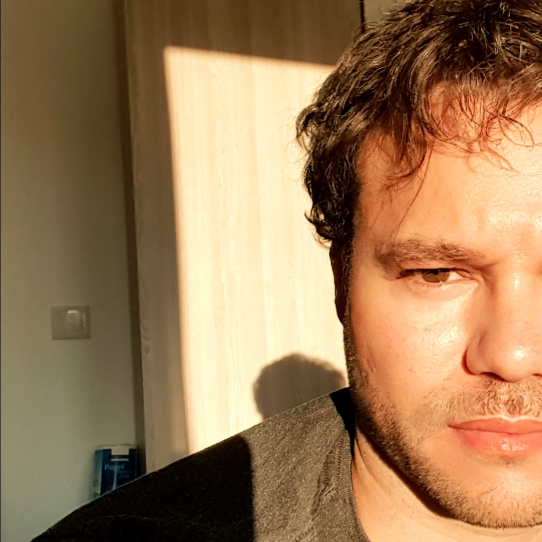
#> input picture junior.jpg, 1084 x 1084 px, found by its file name (shown at 1/2 size)
$ jupyter execute --allow-errors 'Live Code, Satellite Example Part A-Copy1.ipynb'   (shell and % lines are left out)
#> lines starting #> are read from the running program, lines starting #| are printed output that depends on the picture; after the words box and inside, x2 and y2 are one past the last pixel; in counts of white or black regions, pixels touching at a corner belong together
# loading the libraries we need: numpy, scipy, matplotlib

[cell 1]

import numpy as np
from scipy import misc
import matplotlib.pyplot as plt

from skimage import data, io, filters
import imageio

photo_data = imageio.imread('junior.JPG')
#> photo_data is the input picture: shape (1084, 1084, 3); mean R, G, B 157, 122.8, 86.7

type(photo_data)

[cell 2]
plt.figure(figsize=(3,3))
plt.imshow(photo_data)

[cell 3]
photo_data.shape

print(photo_data)
#> (printed output is left out)

[cell 4]
photo_data.size
#> Out = 3525168

[cell 5]
photo_data.min(),photo_data.max()
#> Out = (0, 255)
#maximo e minimo valor

[cell 6]
# media do data pixel
photo_data.mean()
#> Out = 122.2

[cell 7]
photo_data[150,250]

#> (the rest of this cell did not finish here and is left out)

[cell 8]
photo_data[150,250,1]
#> Out = 31
# 1 corresponde a 166 que é a posição 1 no array photo_data

[cell 9]
photo_data[150,250]=0
#> photo_data: shape (1084, 1084, 3); under 0.01% of pixels changed, all inside (x1, y1, x2, y2) = (250, 150, 251, 151)
plt.figure(figsize=(3,3))
plt.imshow(photo_data)

[cell 10]
photo_data = imageio.imread('junior.JPG')

photo_data[200:300, 600: ,1]=250

photo_data[500:600, 600: ,2]=250

photo_data[800:900, 600: ,0]=250

plt.figure(figsize=(3,3))
plt.imshow(photo_data)

#podemos ver um aumento significante do valor do verde
#na posição 200:300
# se alteramos para 2 passa a ser azul
# zero passa para vermelho
# se eu altera 255 para 0 isso retiraria a cor em questão, ressaltando as demais

[cell 11]
photo_data = imageio.imread('junior.JPG')

photo_data[200:300, : ]=255 #todas as cores são intensificadas
plt.figure(figsize=(3,3))
plt.imshow(photo_data)

[cell 12]
photo_data = imageio.imread('junior.JPG')

photo_data[200:300, : ]=0 #todas as cores são reduzidas a zero
plt.figure(figsize=(3,3))
plt.imshow(photo_data)

# pick all pixels with low values

[cell 13]
photo_data = imageio.imread('junior.JPG')

print("shape of photo_data: ", photo_data.shape)
#| shape of photo_data:  (1084, 1084, 3)
low_value_filter = photo_data < 50
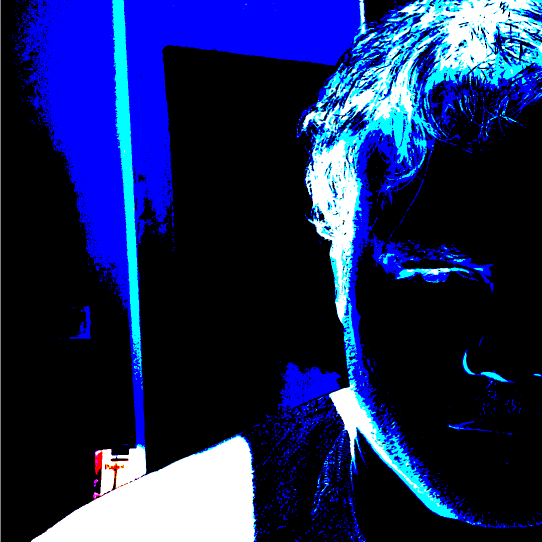
#> low_value_filter: shape (1084, 1084, 3) bool (shown at 1/2 size); mean R, G, B 0.0963, 0.15, 0.343
print("shape of low_value_filter: ", low_value_filter.shape)
#| shape of low_value_filter:  (1084, 1084, 3)

[cell 14]
#import random

plt.figure(figsize=(3,3))
plt.imshow(photo_data)
photo_data[low_value_filter] = 0
plt.figure(figsize=(3,3))
plt.imshow(photo_data)

[cell 15]
photo_data = imageio.imread('junior.JPG')

print("shape of photo_data: ", photo_data.shape)
#| shape of photo_data:  (1084, 1084, 3)
low_value_filter = photo_data < 200
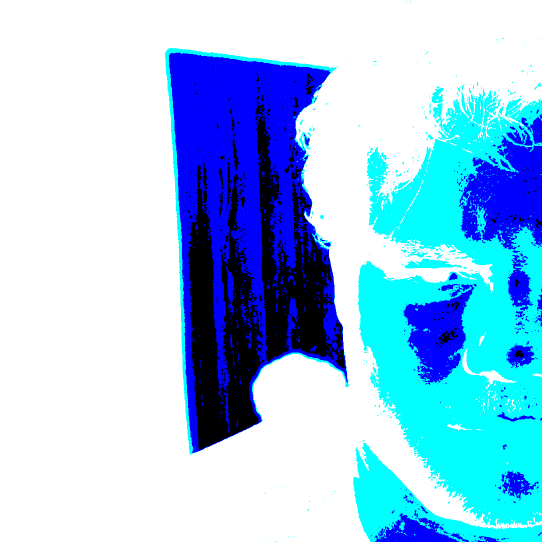
#> low_value_filter: shape (1084, 1084, 3) bool (shown at 1/2 size); mean R, G, B 0.612, 0.79, 0.93
print("shape of low_value_filter: ", low_value_filter.shape)
#| shape of low_value_filter:  (1084, 1084, 3)

# filtering out low values

[cell 16]
#import random

plt.figure(figsize=(3,3))
plt.imshow(photo_data)
photo_data[low_value_filter] = 0
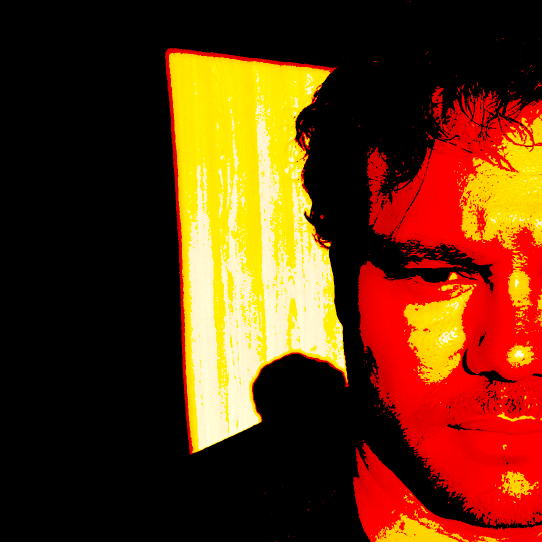
#> photo_data: shape (1084, 1084, 3) (shown at 1/2 size); mean R, G, B 95.8, 48.9, 14.4
plt.figure(figsize=(3,3))
plt.imshow(photo_data)

# more row and column operations

you can design complex patters by making cols a function os rows or vice-versa
here we try a linear realtionship between rows and columns

[cell 17]
rows_range = np.arange(len(photo_data))
#> rows_range = 1084 values from 0 to 1083
cols_range = rows_range
#> cols_range = 1084 values from 0 to 1083
print(type(rows_range))
#| <class 'numpy.ndarray'>

[cell 18]
photo_data[rows_range, cols_range]=255 # cria uma linha diagonal

[cell 19]
plt.figure(figsize=(3,3))
plt.imshow(photo_data)

Masking images
now let us something even cooler ... a mask is in shape of a circular disc

[cell 20]
total_rows, total_cols, total_layers = photo_data.shape # é possivel inserir um arrey em tres variaveis
#> total_rows = 1084; total_cols = 1084; total_layers = 3

print("photo_data = ", photo_data.shape)
#| photo_data =  (1084, 1084, 3)

print(total_rows)
#| 1084
print(total_cols)
#| 1084
print(total_layers)
#| 3

x, y = np.ogrid[:total_rows, :total_cols]
#> x = 1084 values from 0 to 1083

print("x = ", x.shape, "and y =", y.shape)
#| x =  (1084, 1) and y = (1, 1084)

[cell 21]
center_row, center_col = total_rows / 2, total_cols /2
#> center_row = 542; center_col = 542
print("center_row = ", center_row, " AND center_col = ", center_col)
#| center_row =  542.0  AND center_col =  542.0
print(x - center_row)
#> (printed output is left out)
print(y - center_col)
#> (printed output is left out)

dist_from_center = (x - center_row)**2 + (y - center_col)**2
print(dist_from_center)
#> (printed output is left out)
radius = (total_rows / 2)**2
#> radius = 293764
print("Radius = ",  radius)
#| Radius =  293764.0
circular_mask = (dist_from_center > radius)
print(circular_mask)
#> (printed output is left out)
print(circular_mask[1500:1700, 2000:2000])

[cell 22]
#photo_data = imageio.imread('junior.JPG')

photo_data[circular_mask]=0

plt.figure(figsize=[3,3])
plt.imshow(photo_data)

# futher masking

you can futher improve the maks, for example just get upper half a disk

[cell 23]
x, y =np.ogrid[:total_rows, :total_cols]
half_upper = x < center_row # this line generates a mask for all rows above

half_upper_mask = np.logical_and(half_upper, circular_mask)

[cell 24]
photo_data = imageio.imread('junior.JPG')

photo_data[half_upper_mask]=255
#photo_data[half_upper_mask]= random.randint(200,255)
plt.figure(figsize=(3,3))
plt.imshow(photo_data)

[cell 25]
photo_data = imageio.imread('junior.JPG')

red_mask = photo_data[:, : ,0] < 150
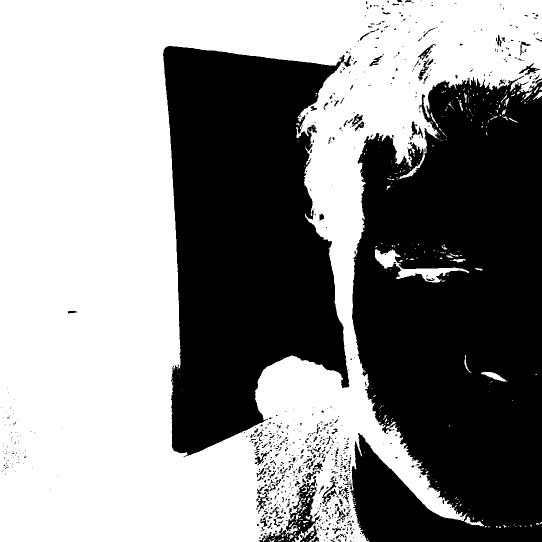
#> red_mask: shape (1084, 1084) bool (shown at 1/2 size); 55.1% white; 868 black regions (731 under 20 px), largest, box (x1, y1, x2, y2) and area: (701, 151, 1084, 1084) 299309, (326, 92, 699, 914) 212120, (517, 952, 639, 1084) 3896

photo_data[red_mask]=0
plt.figure(figsize=(3,3))
plt.imshow(photo_data)

[cell 26]
photo_data = imageio.imread('junior.JPG')

green_mask = photo_data[:, : ,1] < 150
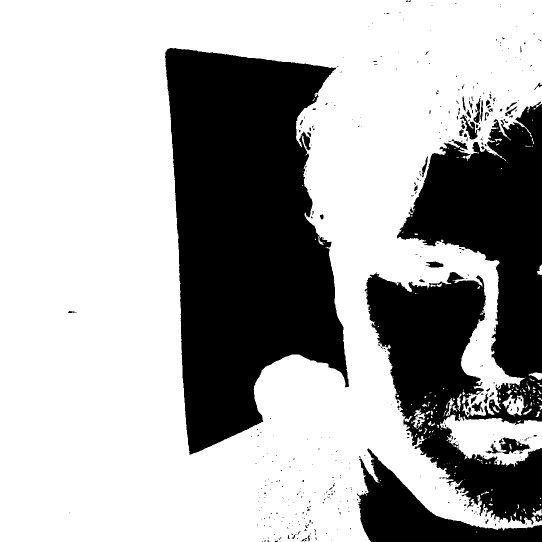
#> green_mask: shape (1084, 1084) bool (shown at 1/2 size); 66.8% white; 434 black regions (382 under 20 px), largest, box (x1, y1, x2, y2) and area: (330, 96, 698, 909) 201261, (729, 203, 1084, 1049) 157775, (714, 897, 1084, 1084) 24273

photo_data[green_mask]=0
plt.figure(figsize=(3,3))
plt.imshow(photo_data)

[cell 27]
photo_data = imageio.imread('junior.JPG')

blue_mask = photo_data[:, : ,2] < 100
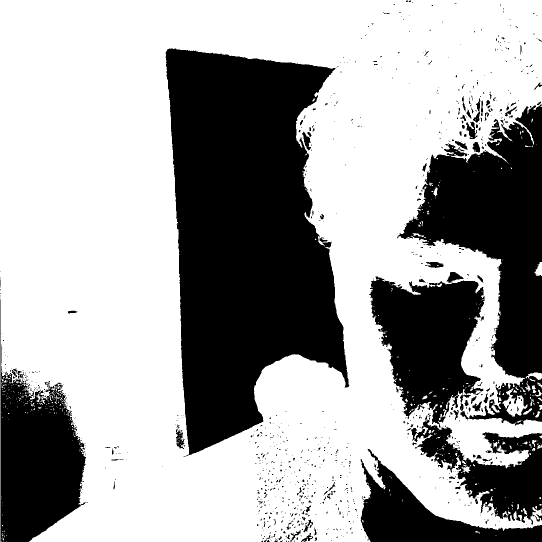
#> blue_mask: shape (1084, 1084) bool (shown at 1/2 size); 64.1% white; 937 black regions (845 under 20 px), largest, box (x1, y1, x2, y2) and area: (331, 97, 699, 911) 200499, (794, 209, 1084, 851) 79925, (1, 599, 172, 1084) 43504

photo_data[blue_mask]=0
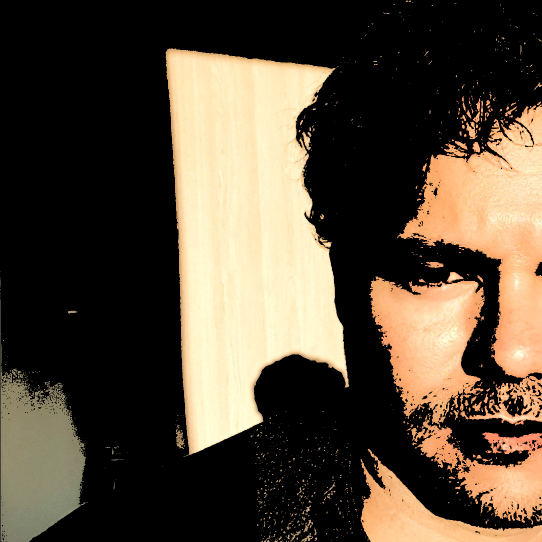
#> photo_data: shape (1084, 1084, 3) (shown at 1/2 size); mean R, G, B 86, 73.8, 57.4
plt.figure(figsize=(3,3))
plt.imshow(photo_data)

[cell 28]
photo_data = imageio.imread('junior.JPG')

red_mask = photo_data[:, : ,0] < 150
green_mask = photo_data[:, : ,1] < 150
blue_mask = photo_data[:, : ,2] < 150
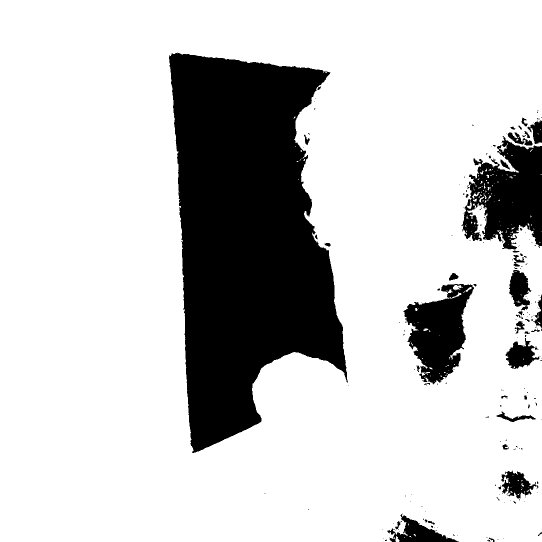
#> blue_mask: shape (1084, 1084) bool (shown at 1/2 size); 79.4% white; 197 black regions (153 under 20 px), largest, box (x1, y1, x2, y2) and area: (338, 105, 696, 906) 188886, (923, 272, 1084, 499) 22353, (807, 568, 948, 769) 15935

final_mask = np.logical_and(red_mask, green_mask)

photo_data[red_mask]=0
plt.figure(figsize=(3,3))
plt.imshow(photo_data)

https://imageio.readthedocs.io/en/stable/examples.html

# creating a numpy array from an image file:
lets choose a WIFIRE satellite image file as an ndarray and display its type

[cell 29]
from skimage import data, io, filters
import imageio

#> (the rest of this cell did not finish here and is left out)

[cell 30]
from skimage import data, io, filters
import imageio

#> (the rest of this cell did not finish here and is left out)

[cell 31]
from skimage import data, io, filters

image = data.coins()
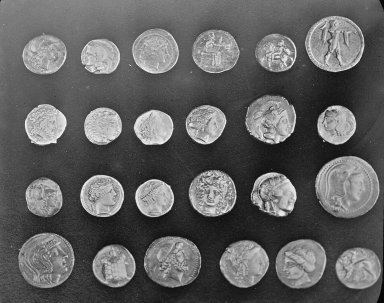
#> input picture skimage.data.coins(), 384 x 303 px
#> image is the input picture: shape (303, 384); min 1, max 252, mean 96.9
io.imshow(image)
io.show()
# ... or any other NumPy array!
edges = filters.sobel(image)
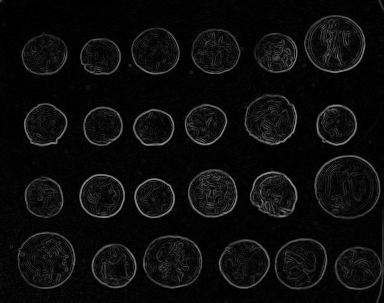
#> edges: shape (303, 384) float64; min 0, max 0.59, mean 0.0492
io.imshow(edges)
io.show()

[cell 32]
import imageio
from skimage import data, io, filters


#> (the rest of this cell did not finish here and is left out)

[cell 33]
def __init__(self):

    if False:
        import imageio
        im = imageio.imread('astronaut.png')[:,:,1].copy()
        self._tex_size = im.shape[1], im.shape[0]
        self._data = im.tostring()
    else:
        self._data = open(os.path.join(THISDIR, 'glyphs.blob'), 'rb').read()
        self._tex_size = TEX_WIDTH, len(self._data) // TEX_WIDTH

    self._use_new_gl = True
    self._bgcolor = 0.8, 0.8, 0.8
    self._color = 0, 0, 0
    self.init_gl()

[cell 34]
def test_progress():

    dname1, dname2, fname1, fname2 = _prepare()

    imageio.imread(fname1, progress=True)
    imageio.imread(fname1, progress=core.StdoutProgressIndicator('test'))
    imageio.imread(fname1, progress=None)
    raises(ValueError, imageio.imread, fname1, progress=3)

[cell 35]
import imageio

#> (the rest of this cell did not finish here and is left out)

[cell 36]
import imageio
import visvis as vv

#> (the rest of this cell did not finish here and is left out)

[cell 37]
import imageio
import visvis as vv

#> (the rest of this cell did not finish here and is left out)

[cell 38]
import imageio
import visvis as vv

#> (the rest of this cell did not finish here and is left out)

[cell 39]
#!/usr/bin/env python

import visvis as vv
#> (the rest of this cell did not finish here and is left out)

[cell 40]
x = lambda a : a + 10

print(x(5))
#| 15
